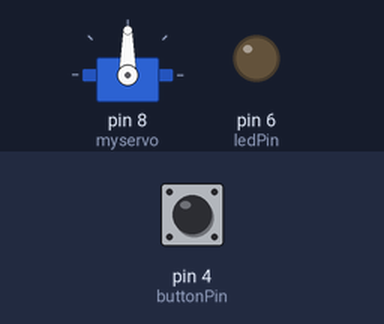
Simulated run of this sketch. Board: Arduino Uno, built with avr-gcc and run on an emulated ATmega328P. Shown: servo, output pins drawn as LEDs (lit = HIGH). Inputs (shaded band) come from the test bench; at power-on: pin 4 (buttonPin) HIGH.

Above: at 1.2 s.
1.3 s: pin 4 (buttonPin) pulled LOW for 0.15 s
At 1.45 s:
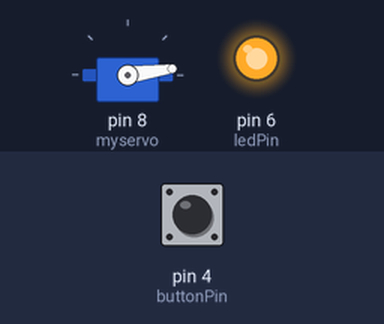
At 3.2 s:
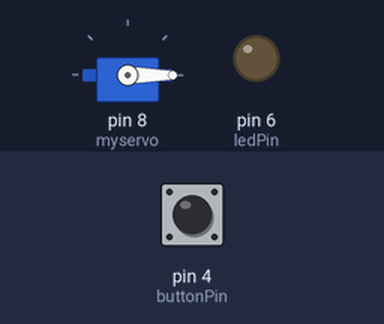
Timing chart, 0 to 4.7 s (numbered marks = the images above; inputs shaded):
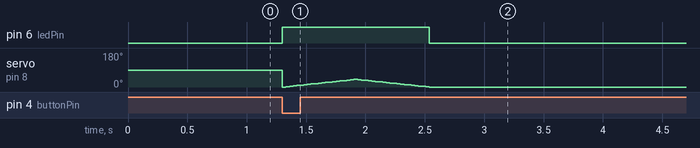

The sketch:

Arduino_Lab_4_ALI_ADNAN.ino
```cpp
//Created By Ali Adnan
//CMP521A
//November 3rd 2023
//This program will get a button to turn on a light and spin the servo 40 degrees and back.


//Variables
const int buttonPin = 4;  // the number of the pushbutton pin
const int ledPin = 6;    // the number of the LED pin
int buttonState = 0;  // variable for reading the pushbutton status
int pos = 0; // variable to store servo's position
#include <Servo.h>
Servo myservo;

//Code
void setup() {
  // initialize the LED pin and Servo pin as an output:
  pinMode(ledPin, OUTPUT);
  // initialize the pushbutton pin as an input:
  pinMode(buttonPin, INPUT);
  // attach servo to pin
  myservo.attach(8);
}

void loop() {
  buttonState = digitalRead(buttonPin); //If button is pressed
  if (buttonState == LOW) {
    digitalWrite(ledPin, HIGH); // turn LED on
    for (pos = 0; pos <= 40; pos += 1) { // turn servo 40 degrees
    // in steps of 1 degree
    myservo.write(pos);              // tell servo to go to position in variable 'pos'
    delay(15);                       // waits 15 ms for the servo to reach the position
  }
  for (pos = 40; pos >= 0; pos -= 1) { // turn servo back to 0 degrees
    myservo.write(pos);              // tell servo to go to position in variable 'pos'
    delay(15);                       // waits 15 ms for the servo to reach the position
  }
  }
  else {
    digitalWrite(ledPin, LOW); // turn LED off
  }
}
```

Measured:
- after the input at 1.3 s, pin 6 (ledPin): LOW → HIGH at once, → LOW 1.2 s later
